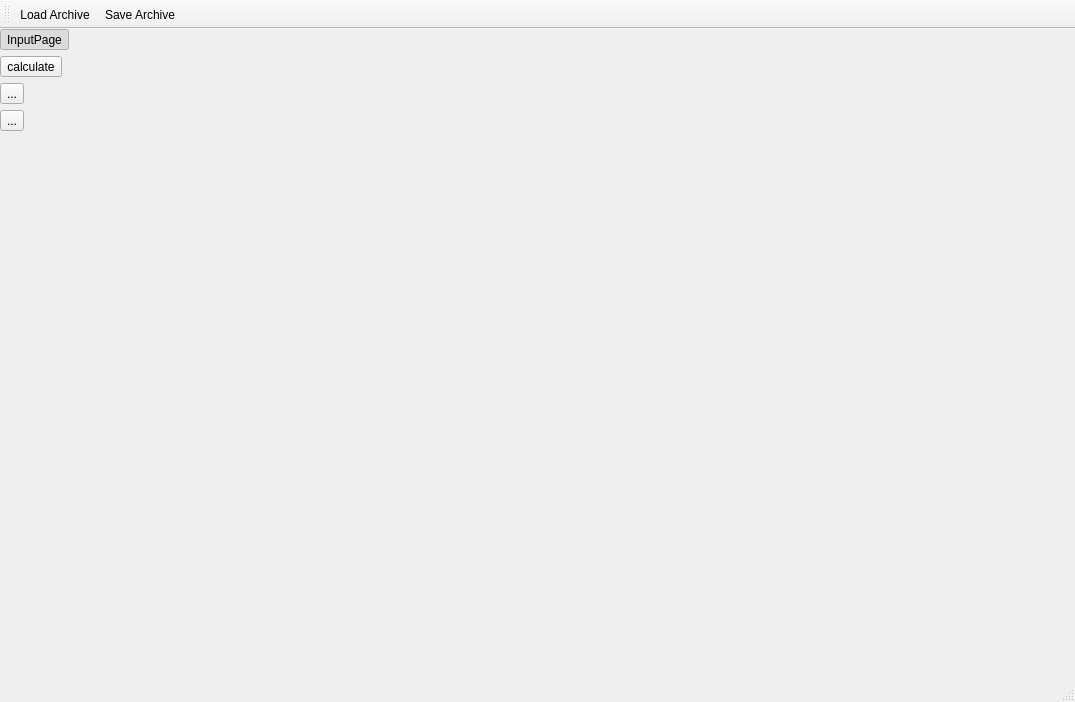
<?xml version="1.0" encoding="UTF-8"?>
<ui version="4.0">
 <class>MainWindow</class>
 <widget class="QMainWindow" name="MainWindow">
  <property name="geometry">
   <rect>
    <x>0</x>
    <y>0</y>
    <width>1075</width>
    <height>702</height>
   </rect>
  </property>
  <property name="windowTitle">
   <string>MainWindow</string>
  </property>
  <widget class="QWidget" name="centralwidget">
   <layout class="QHBoxLayout" name="horizontalLayout">
    <property name="spacing">
     <number>0</number>
    </property>
    <property name="leftMargin">
     <number>0</number>
    </property>
    <property name="topMargin">
     <number>0</number>
    </property>
    <property name="rightMargin">
     <number>0</number>
    </property>
    <property name="bottomMargin">
     <number>0</number>
    </property>
    <item>
     <widget class="QFrame" name="frame">
      <property name="frameShape">
       <enum>QFrame::Shape::NoFrame</enum>
      </property>
      <property name="frameShadow">
       <enum>QFrame::Shadow::Raised</enum>
      </property>
      <layout class="QVBoxLayout" name="verticalLayout_3">
       <property name="leftMargin">
        <number>0</number>
       </property>
       <property name="topMargin">
        <number>0</number>
       </property>
       <property name="rightMargin">
        <number>0</number>
       </property>
       <property name="bottomMargin">
        <number>0</number>
       </property>
       <item>
        <layout class="QVBoxLayout" name="verticalLayout_2">
         <item>
          <widget class="QToolButton" name="InputToolButton">
           <property name="sizePolicy">
            <sizepolicy hsizetype="Fixed" vsizetype="Fixed">
             <horstretch>0</horstretch>
             <verstretch>0</verstretch>
            </sizepolicy>
           </property>
           <property name="text">
            <string>InputPage</string>
           </property>
           <property name="icon">
            <iconset theme="QIcon::ThemeIcon::FormatJustifyLeft"/>
           </property>
           <property name="iconSize">
            <size>
             <width>24</width>
             <height>24</height>
            </size>
           </property>
           <property name="checkable">
            <bool>true</bool>
           </property>
           <property name="checked">
            <bool>true</bool>
           </property>
           <property name="autoExclusive">
            <bool>true</bool>
           </property>
           <property name="toolButtonStyle">
            <enum>Qt::ToolButtonStyle::ToolButtonTextUnderIcon</enum>
           </property>
          </widget>
         </item>
         <item>
          <widget class="QToolButton" name="CalculateToolButton">
           <property name="text">
            <string>calculate</string>
           </property>
           <property name="icon">
            <iconset theme="QIcon::ThemeIcon::InputKeyboard"/>
           </property>
           <property name="iconSize">
            <size>
             <width>24</width>
             <height>24</height>
            </size>
           </property>
           <property name="checkable">
            <bool>true</bool>
           </property>
           <property name="autoExclusive">
            <bool>true</bool>
           </property>
           <property name="toolButtonStyle">
            <enum>Qt::ToolButtonStyle::ToolButtonTextUnderIcon</enum>
           </property>
          </widget>
         </item>
         <item>
          <widget class="QToolButton" name="toolButton_3">
           <property name="text">
            <string>...</string>
           </property>
           <property name="checkable">
            <bool>true</bool>
           </property>
           <property name="autoExclusive">
            <bool>true</bool>
           </property>
          </widget>
         </item>
         <item>
          <widget class="QToolButton" name="toolButton_4">
           <property name="text">
            <string>...</string>
           </property>
          </widget>
         </item>
        </layout>
       </item>
       <item>
        <spacer name="verticalSpacer_2">
         <property name="orientation">
          <enum>Qt::Orientation::Vertical</enum>
         </property>
         <property name="sizeHint" stdset="0">
          <size>
           <width>70</width>
           <height>431</height>
          </size>
         </property>
        </spacer>
       </item>
      </layout>
     </widget>
    </item>
    <item>
     <widget class="QStackedWidget" name="stackedWidget">
      <property name="currentIndex">
       <number>-1</number>
      </property>
     </widget>
    </item>
   </layout>
  </widget>
  <widget class="QStatusBar" name="statusbar"/>
  <widget class="QMenuBar" name="menubar">
   <property name="geometry">
    <rect>
     <x>0</x>
     <y>0</y>
     <width>1075</width>
     <height>37</height>
    </rect>
   </property>
  </widget>
  <widget class="QToolBar" name="toolBar">
   <property name="windowTitle">
    <string>toolBar</string>
   </property>
   <attribute name="toolBarArea">
    <enum>TopToolBarArea</enum>
   </attribute>
   <attribute name="toolBarBreak">
    <bool>false</bool>
   </attribute>
   <addaction name="actionLoad_Archive"/>
   <addaction name="actionSave_Archive"/>
  </widget>
  <action name="actionLoad_Archive">
   <property name="text">
    <string>Load Archive</string>
   </property>
   <property name="menuRole">
    <enum>QAction::MenuRole::NoRole</enum>
   </property>
  </action>
  <action name="actionSave_Archive">
   <property name="text">
    <string>Save Archive</string>
   </property>
   <property name="menuRole">
    <enum>QAction::MenuRole::NoRole</enum>
   </property>
  </action>
 </widget>
 <resources/>
 <connections/>
</ui>
